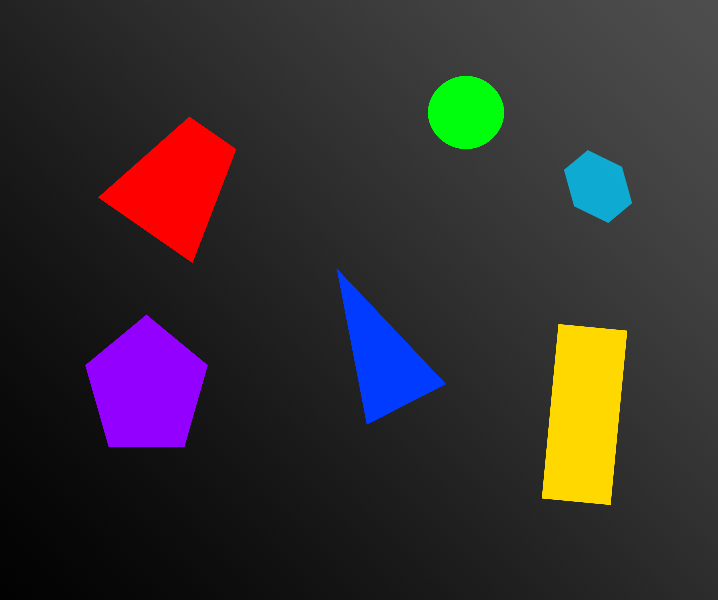
#> input picture example/1.png, 718 x 600 px, given in place of image.png, which was not available
$ python main.py
#> lines starting #> are read from the running program, lines starting #| are printed output that depends on the picture; after the words box and inside, x2 and y2 are one past the last pixel; in counts of white or black regions, pixels touching at a corner belong together; pictures that were not available may be replaced by others from this repository, and a replacement may not be noted
import argparse
import imutils
import cv2


def main():
	image = "images/image.png"

	# Using opencv to apply grayscale, gaussian blur and threshold
	img = cv2.imread(image)
#> img is the input picture: shape (600, 718, 3); mean B, G, R 47.5, 46, 52.3
	img_gray = cv2.cvtColor(img, cv2.COLOR_BGR2GRAY)
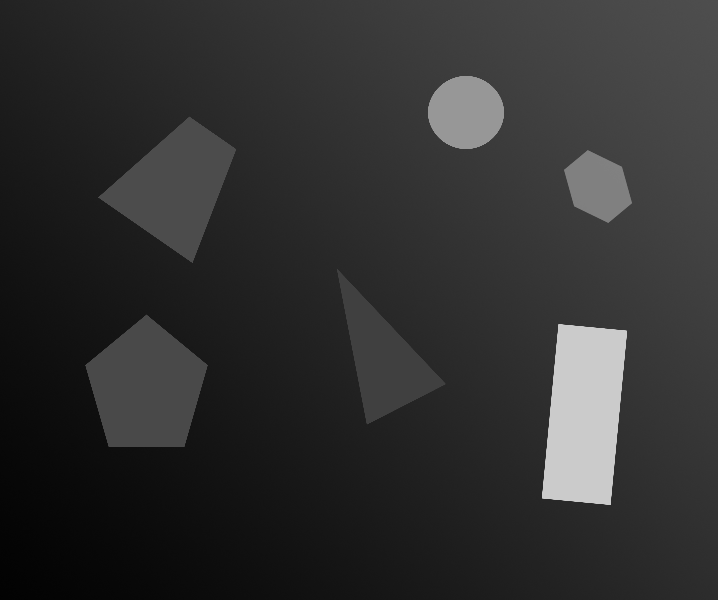
#> img_gray: shape (600, 718); min 1, max 203, mean 48
	img_blur = cv2.blur(img_gray, (3, 3))
	img_canny = cv2.Canny(img_blur, 40, 95)
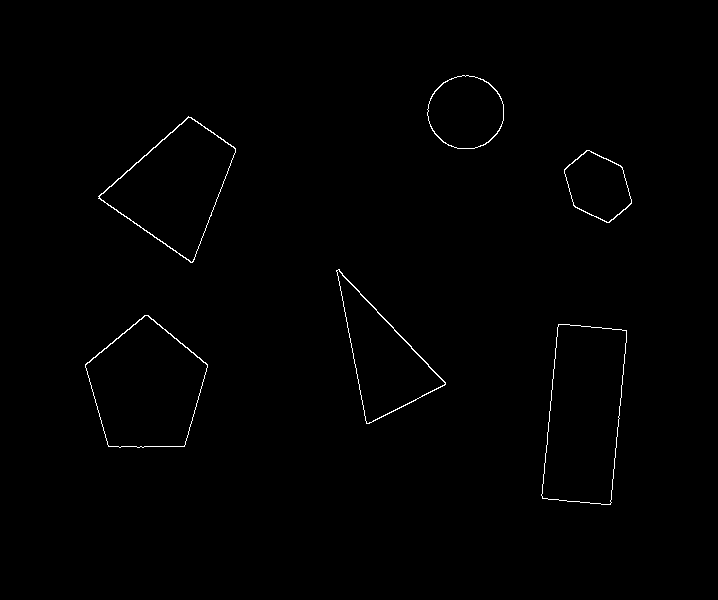
#> img_canny: shape (600, 718); 0.58% white in thin lines or dots, all inside (x1, y1, x2, y2) = (85, 75, 632, 505)

	cv2.imshow("gray", img_gray)
	cv2.imshow("blur", img_blur)
	cv2.imshow("canny", img_canny)
	# Find contours
	cnts = cv2.findContours(img_canny.copy(), cv2.RETR_EXTERNAL, cv2.CHAIN_APPROX_SIMPLE)
#> cnts = 6 contours; box (x1, y1, x2, y2) and area: (541, 324, 627, 505) 12128, (85, 315, 208, 448) 11237, (98, 116, 236, 263) 10288, (336, 269, 446, 424) 6886, (427, 75, 504, 149) 4361, (564, 150, 632, 223) 3249
	cnts = imutils.grab_contours(cnts)

	for c in cnts:

		# Convex Hull
		epsilon = 0.02 * cv2.arcLength(c, True)
		approx = cv2.approxPolyDP(c, epsilon, True)

		# Draw contour
		cv2.drawContours(img, [approx], -1, (0, 255, 0), 1)

		shape_text = ""

		if len(approx) == 3:
			shape_text = "Triangle"
		elif len(approx) == 4:
			shape_text = "Rectangle"
		elif len(approx) == 5:
			shape_text = "Pentagon"
		elif len(approx) == 6:
			shape_text = "Hexagon"
		else:
			shape_text = "Circle"

		cv2.putText(img, shape_text, (approx[0][0][0] - 10, approx[0][0][1] - 5), cv2.FONT_HERSHEY_PLAIN, 1, (0, 0, 255), 1)
#> this loop made 6 passes
#> (epsilon, approx, shape_text) on passes 1, 3, 5: (10.09, [[558, 324], [541, 495], [610, 504], [626, 330]], 'Rectangle'), (8.46, [[336, 270], [366, 423], [444, 385]], 'Triangle'), (8.77, [[188, 116], [98, 198], [192, 262], [235, 148]], 'Rectangle')
#> (epsilon, shape_text) on passes 2, 4, 6: (8.48, 'Pentagon'), (4.51, 'Hexagon'), (4.96, 'Circle')
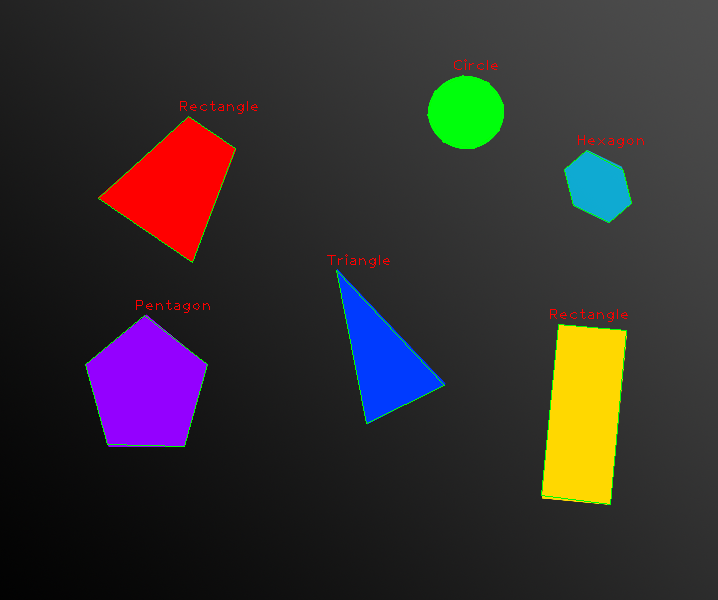
#> img: shape (600, 718, 3); 0.65% of pixels changed, all inside (x1, y1, x2, y2) = (85, 59, 644, 505)

	cv2.imshow("Image", img)
	cv2.waitKey(0)
	cv2.destroyAllWindows()


if __name__ == "__main__":
	main()
